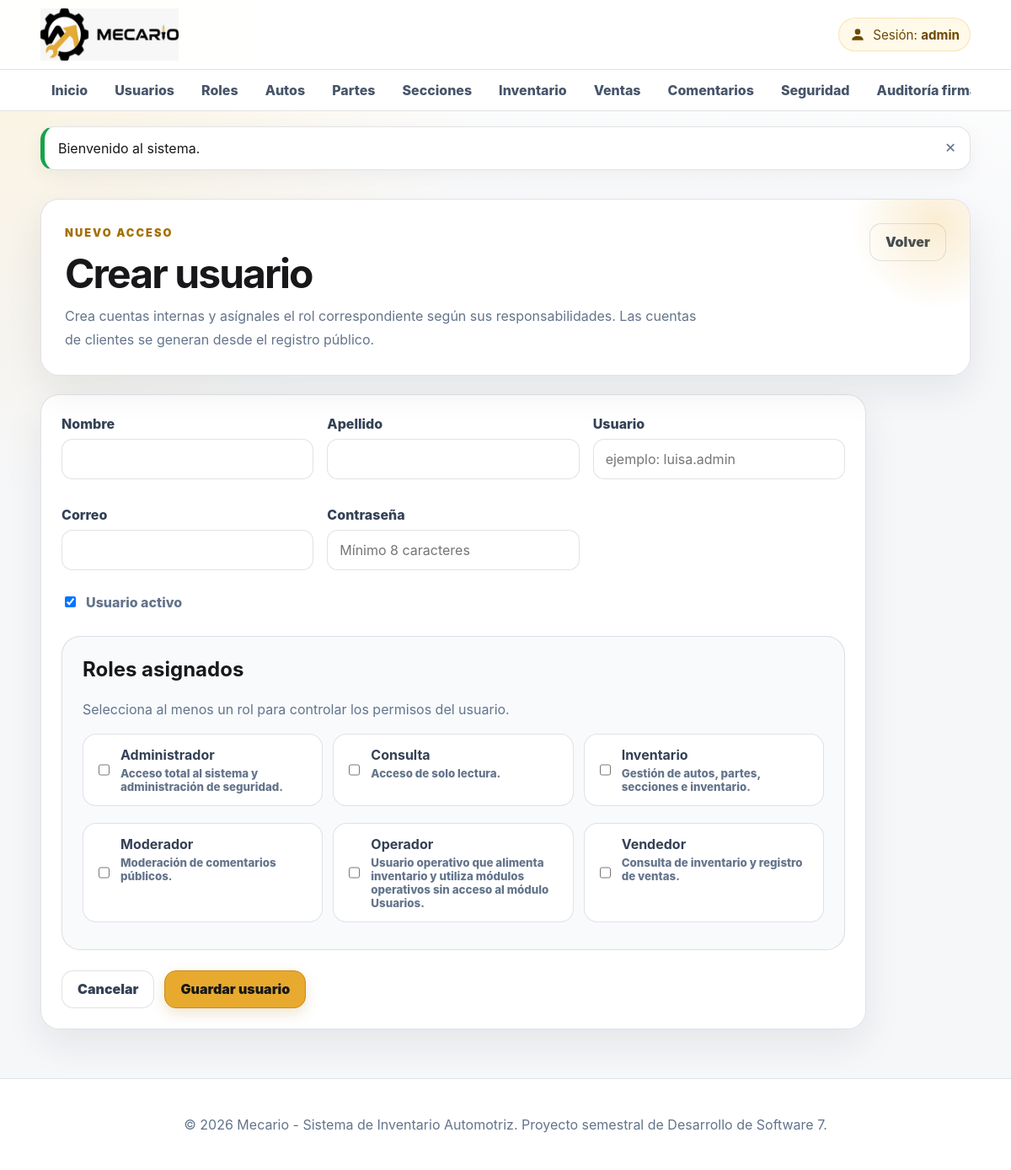
The app's page /public/usuarios/crear (signed in) with its own data.
### tables this page shows
CREATE TABLE IF NOT EXISTS roles (
    id_rol INT UNSIGNED AUTO_INCREMENT PRIMARY KEY,
    nombre_rol VARCHAR(50) NOT NULL UNIQUE,
    descripcion VARCHAR(255) NULL,
    activo TINYINT(1) NOT NULL DEFAULT 1,
    fecha_creacion DATETIME NOT NULL DEFAULT CURRENT_TIMESTAMP,
    fecha_actualizacion DATETIME NULL DEFAULT NULL ON UPDATE CURRENT_TIMESTAMP,
    CONSTRAINT chk_rol_activo CHECK (activo IN (0,1))
);

### app/Controllers/UsuarioController.php (called while the page is built, shortened)
<?php
final class UsuarioController
{
    private Usuario $usuarios;
    public function __construct()
    {
        $this->usuarios = new Usuario();
    }
    public function crear(): void
    {
        View::renderizar('usuarios/crear', [
            'titulo' => 'Crear usuario',
            'usuario' => [
                'id' => null,
                'nombre' => '',
                'apellido' => '',
                'usuario' => '',
                'correo' => '',
                'activo' => 1,
            ],
            'roles' => $this->usuarios->listarRolesInternosActivos(),
            'rolesSeleccionados' => [],
            'errores' => [],
        ]);
    }
}

### public/index.php (called while the page is built, shortened)
<?php
$router = new Router();
$router->despachar();

### app/Helpers/Url.php (called while the page is built, shortened)
<?php
final class Url
{
    public static function base(): string
    {
        $script = str_replace(
            '\\',
            '/',
            $_SERVER['SCRIPT_NAME'] ?? '/public/index.php'
        );
        $base = rtrim(dirname($script), '/');
        return $base === '.' ? '' : $base;
    }
    public static function ruta(string $ruta = '/'): string
    {
        $ruta = '/' . ltrim($ruta, '/');
        return self::base() . ($ruta === '//' ? '/' : $ruta);
    }
}

### app/Helpers/Sanitizer.php (called while the page is built, shortened)
<?php
final class Sanitizer
{
    public static function html(mixed $valor): string
    {
        return htmlspecialchars(
            (string) $valor,
            ENT_QUOTES | ENT_SUBSTITUTE,
            'UTF-8'
        );
    }
}

### app/Core/Session.php (called while the page is built, shortened)
<?php
final class Session
{
    public static function obtener(string $clave, mixed $predeterminado = null): mixed
    {
        return $_SESSION[$clave] ?? $predeterminado;
    }
    public static function usuario(): ?array
    {
        $usuario = self::obtener('usuario');
        return is_array($usuario) ? $usuario : null;
    }
    public static function tienePermiso(string $permiso): bool
    {
        $usuario = self::usuario();
        return in_array($permiso, $usuario['permisos'] ?? [], true);
    }
}

### app/Core/Database.php (called while the page is built, shortened)
<?php
final class Database
{
    private PDO $conexion;
    private function __construct()
    {
        $config = require dirname(__DIR__, 2) . '/config/config.php';
        $db = $config['database'];
        $dsn = sprintf(
            'mysql:host=%s;port=%s;dbname=%s;charset=%s',
            $db['host'],
            $db['port'],
            $db['name'],
            $db['charset']
        );
        try {
            $this->conexion = new PDO(
                $dsn,
                $db['user'],
                $db['password'],
                [
                    PDO::ATTR_ERRMODE => PDO::ERRMODE_EXCEPTION,
                    PDO::ATTR_DEFAULT_FETCH_MODE => PDO::FETCH_ASSOC,
                    PDO::ATTR_EMULATE_PREPARES => false,
                ]
            );
        } catch (PDOException $exception) {
            throw new RuntimeException(
                'No se pudo conectar con la base de datos.',
                0,
                $exception
            );
        }
    }
    public function consultar(string $sql, array $parametros = []): PDOStatement
    {
        $sentencia = $this->conexion->prepare($sql);
        $sentencia->execute($parametros);
        return $sentencia;
    }
    public function consultarTodos(string $sql, array $parametros = []): array
    {
        return $this->consultar($sql, $parametros)->fetchAll();
    }
}

### app/Models/Usuario.php (called while the page is built, shortened)
<?php
final class Usuario
{
    private Database $db;
    public function __construct()
    {
        $this->db = Database::getInstancia();
    }
    public function listarRolesInternosActivos(): array
    {
        return $this->db->consultarTodos(
            'SELECT id_rol AS id, nombre_rol AS nombre, descripcion
            FROM roles
            WHERE activo = 1
              AND LOWER(nombre_rol) <> "cliente"
            ORDER BY nombre_rol'
        );
    }
}

### app/Views/usuarios/formulario.php (the view, shortened to what this page needs)
<?php
$usuario = $usuario ?? [];
$roles = $roles ?? [];
$rolesSeleccionados = array_map('intval', $rolesSeleccionados ?? []);
$modo = $modo ?? 'crear';
$action = $action ?? '/usuarios/guardar';
?>
<form class="card form-wide" method="POST" action="<?= Sanitizer::html(Url::ruta($action)) ?>">
    <div class="form-grid">
        <div class="form-group">
            <label for="nombre">Nombre</label>
            <input id="nombre" name="nombre" required value="<?= Sanitizer::html($usuario['nombre'] ?? '') ?>">
        </div>
        <div class="form-group">
            <label for="apellido">Apellido</label>
            <input id="apellido" name="apellido" required value="<?= Sanitizer::html($usuario['apellido'] ?? '') ?>">
        </div>
        <div class="form-group">
            <label for="usuario">Usuario</label>
            <input id="usuario" name="usuario" required value="<?= Sanitizer::html($usuario['usuario'] ?? '') ?>" placeholder="ejemplo: luisa.admin">
        </div>
        <div class="form-group">
            <label for="correo">Correo</label>
            <input id="correo" type="email" name="correo" required value="<?= Sanitizer::html($usuario['correo'] ?? '') ?>">
        </div>
        <div class="form-group">
            <label for="password"><?= $modo === 'crear' ? 'Contraseña' : 'Nueva contraseña' ?></label>
            <input id="password" type="password" name="password" <?= $modo === 'crear' ? 'required' : '' ?> placeholder="<?= $modo === 'crear' ? 'Mínimo 8 caracteres' : 'Dejar vacío si no se cambiará' ?>">
        </div>
    </div>
    <label class="check-line">
        <input type="checkbox" name="activo" value="1" <?= (int) ($usuario['activo'] ?? 1) === 1 ? 'checked' : '' ?>>
        Usuario activo
    </label>
    <section class="inner-panel">
        <h2>Roles asignados</h2>
        <p class="muted">Selecciona al menos un rol para controlar los permisos del usuario.</p>
        <div class="checkbox-grid">
            <?php foreach ($roles as $rol): ?>
                <label class="option-card">
                    <input type="checkbox" name="roles[]" value="<?= (int) $rol['id'] ?>" <?= in_array((int) $rol['id'], $rolesSeleccionados, true) ? 'checked' : '' ?>>
                    <span><strong><?= Sanitizer::html($rol['nombre']) ?></strong><small><?= Sanitizer::html($rol['descripcion'] ?? '') ?></small></span>
                </label>
            <?php endforeach; ?>
        </div>
    </section>
    <div class="form-actions">
        <a class="btn btn-secundario" href="<?= Sanitizer::html(Url::ruta('/usuarios')) ?>">Cancelar</a>
        <button class="btn" type="submit"><?= $modo === 'crear' ? 'Guardar usuario' : 'Actualizar usuario' ?></button>
    </div>
</form>

### app/Core/Router.php (shortened to what this page needs)
<?php
final class Router
{
    private array $rutas = [];
    private function agregar(
        string $metodo,
        string $ruta,
        callable|array $accion
    ): void {
        $this->rutas[$metodo][] = [
            'ruta' => $this->normalizar($ruta),
            'accion' => $accion,
        ];
    }
    public function despachar(): void
    {
        $metodo = strtoupper($_SERVER['REQUEST_METHOD'] ?? 'GET');
        $rutaActual = $this->obtenerRutaActual();
        foreach ($this->rutas[$metodo] ?? [] as $rutaRegistrada) {
            $parametros = $this->coincide(
                $rutaRegistrada['ruta'],
                $rutaActual
            );
            if ($parametros !== false) {
                $this->ejecutarAccion(
                    $rutaRegistrada['accion'],
                    $parametros
                );
                return;
            }
        }
    }
    private function obtenerRutaActual(): string
    {
        $uri = parse_url(
            $_SERVER['REQUEST_URI'] ?? '/',
            PHP_URL_PATH
        ) ?: '/';
        $base = dirname($_SERVER['SCRIPT_NAME'] ?? '');
        if (
            $base !== ''
            && $base !== '/'
            && str_starts_with($uri, $base)
        ) {
            $uri = substr($uri, strlen($base));
        }
        return $this->normalizar($uri);
    }
    private function normalizar(string $ruta): string
    {
        $ruta = '/' . trim($ruta, '/');
        return $ruta === '//' ? '/' : $ruta;
    }
    private function coincide(
        string $rutaRegistrada,
        string $rutaActual
    ): array|false {
        $patron = preg_replace(
            '#\{[a-zA-Z_][a-zA-Z0-9_]*\}#',
            '([^/]+)',
            $rutaRegistrada
        );
        if (!preg_match('#^' . $patron . '$#', $rutaActual, $coincidencias)) {
            return false;
        }
        array_shift($coincidencias);
        return $coincidencias;
    }
    private function ejecutarAccion(
        callable|array $accion,
        array $parametros
    ): void {
        if (
            is_array($accion)
            && isset($accion[0], $accion[1])
            && is_string($accion[0])
        ) {
            $controlador = new $accion[0]();
            $metodo = $accion[1];
            $controlador->{$metodo}(...$parametros);
            return;
        }
    }
}

### public/assets/css/style.css (style rules this page uses)
:root { --bg: #f6f7f9; --bg-2: #ffffff; --panel: #ffffff; --panel-2: #f8fafc; --text: #18181b; --muted: #64748b; --line: rgba(15, 23, 42, .12); --yellow: #e7aa2f; --yellow-2: #f5c451; --yellow-soft: rgba(231, 170, 47, .13); --white: #18181b; --success: #16a34a; --danger: #dc2626; --warning: #d97706; --shadow: 0 18px 45px rgba(15, 23, 42, .08); --radius: 22px; }
* { box-sizing: border-box; }
html { scroll-behavior: smooth; }
body { margin: 0; min-height: 100vh; font-family: Inter, Segoe UI, Arial, Helvetica, sans-serif; color: var(--text); background: radial-gradient(circle at top left, rgba(245,196,81,.18), transparent 32%), linear-gradient(180deg, #ffffff 0, var(--bg) 360px); }
a { color: inherit; text-decoration: none; }
button, input, select, textarea { font: inherit; }
.hero, .module-hero, .card, .stat-card, .inner-panel { background: rgba(255,255,255,.96); border: 1px solid var(--line); border-radius: var(--radius); box-shadow: var(--shadow); }
.hero-acciones, .action-row, .form-actions { display: flex; flex-wrap: wrap; gap: 12px; align-items: center; margin-top: 24px; }
.btn { display: inline-flex; align-items: center; justify-content: center; gap: 8px; min-height: 44px; padding: 12px 18px; border: 1px solid #c98d16; border-radius: 14px; background-color: #e7aa2f; background-image: none; color: #171717; font-weight: 900; line-height: 1.2; cursor: pointer; box-shadow: 0 6px 16px rgba(165,111,0,.18); position: static; z-index: auto; opacity: 1; visibility: visible; text-decoration: none; filter: none; transform: none; transition: none; }
.btn-secundario, .btn-soft { background: #ffffff; color: #334155; border: 1px solid var(--line); box-shadow: none; }
.card, .stat-card, .inner-panel { padding: 24px; }
.card h1, .card h2, .card h3 { margin-top: 0; }
.muted { color: var(--muted); line-height: 1.65; }
.form-wide { max-width: 980px; }
.form-grid, .filter-form { display: grid; grid-template-columns: repeat(auto-fit, minmax(240px, 1fr)); gap: 16px; align-items: end; }
.form-group { margin-bottom: 16px; }
label { display: block; margin-bottom: 8px; color: #334155; font-weight: 850; }
input, select, textarea { width: 100%; padding: 13px 14px; border: 1px solid var(--line); border-radius: 13px; outline: none; background: #ffffff; color: var(--text); }
.check-line { display: inline-flex; align-items: center; gap: 9px; margin: 12px 0; color: var(--muted); }
.check-line input, .option-card input { width: auto; }
.inner-panel { margin-top: 18px; box-shadow: none; background: #f8fafc; }
.checkbox-grid { display: grid; grid-template-columns: repeat(auto-fit, minmax(250px, 1fr)); gap: 12px; margin-top: 14px; }
.option-card { display: flex; gap: 10px; padding: 14px; border: 1px solid var(--line); border-radius: 16px; background: #ffffff; cursor: pointer; }
.option-card small { display: block; color: var(--muted); margin-top: 4px; }

### records on screen
roles: nombre_rol "Administrador", descripcion "Acceso total al sistema y administración de seguridad."
roles: nombre_rol "Consulta", descripcion "Acceso de solo lectura."
roles: nombre_rol "Inventario", descripcion "Gestión de autos, partes, secciones e inventario."
roles: nombre_rol "Moderador", descripcion "Moderación de comentarios públicos."
roles: nombre_rol "Operador", descripcion "Usuario operativo que alimenta inventario y utiliza módulos operativos sin acceso al módulo Usuarios."
roles: nombre_rol "Vendedor", descripcion "Consulta de inventario y registro de ventas."

### other values on screen
Sanitizer::html($mensaje['texto'] ?? '') "Bienvenido al sistema."
